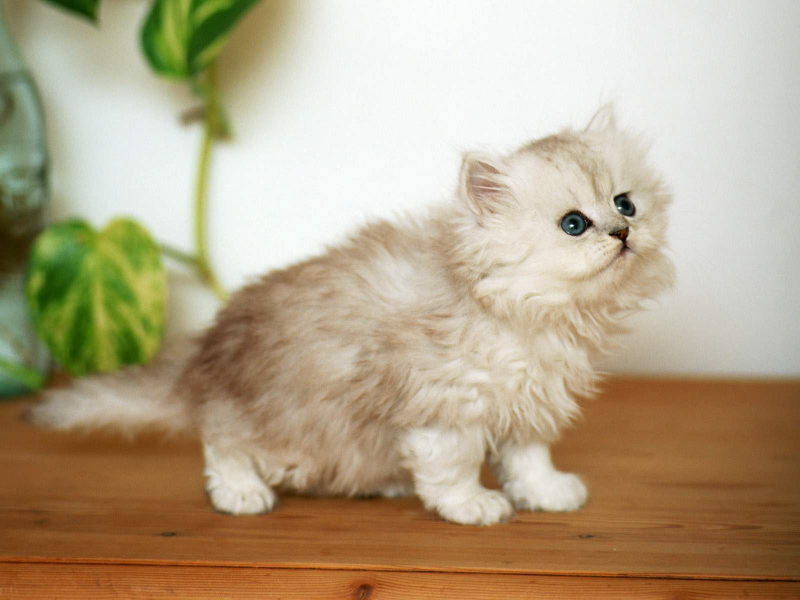
#> input picture cat.jpg, 1600 x 1200 px, found by its file name (shown at 1/2 size)
$ jupyter execute --allow-errors Lab1_Basic_Image_Processing.ipynb   (shell and % lines are left out)
#> lines starting #> are read from the running program, lines starting #| are printed output that depends on the picture
# Getting started with OpenCV
OpenCV is the most widely used framework for computer vision tasks. It supports a wide variety of algorithms related to computer vision and machine learning and it is expanding day-by-day.

The purpose if this exercise is for you to get some hands-on experience with OpenCV by solving some basic image processing tasks.

The best place to start is here: https://opencv24-python-tutorials.readthedocs.io/en/latest/py_tutorials/py_tutorials.html

## Mount your Google Drive
Make a copy of this notebook in your Google Drive. And yes, you need to mount your Drive every time you start working on a notebook.

[cell 1]
from google.colab import drive
drive.mount('/content/gdrive')

## Task 1 - Core operations
You will learn some basic operations with OpenCV.

First, lets download an image to work on:

[cell 2]
import urllib.request

url = "https://github.com/klaverhenrik/Deep-Learing-for-Visual-Recognition-2022/raw/main/data/cat.jpg"
urllib.request.urlretrieve(url,'/content/gdrive/My Drive/cat.jpg')

# Check that the file is in your Drive

[cell 3]
import cv2
import numpy as np
import matplotlib.pyplot as plt
import matplotlib.image as mpimg

### Task 1.1
Load the image from your Drive using OpenCV's imread function (not Pillow!).

Then display the image using Matplotlib (OpenCV's imshow function will not work in a notebook)

[cell 4]
# Read image using OpenCV
img = mpimg.imread("data/cat.jpg")
#> img is the input picture: shape (1200, 1600, 3); mean R, G, B 181, 164.9, 136.8

# Display image using Matplotlib
plt.imshow(img)

### Questions 1.1
1. What is the size of the image?
2. How many color channels does it have?
3. Why do the colors look so weird?

### Tasks 1.2
Run this piece of code:

[cell 5]
b,g,r = cv2.split(img)
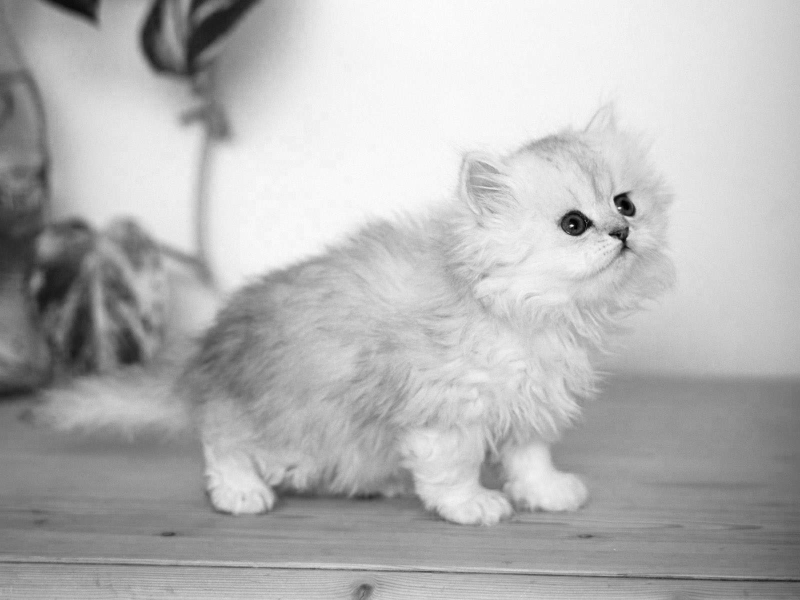
#> b: shape (1200, 1600) (shown at 1/2 size); min 0, max 254, mean 181
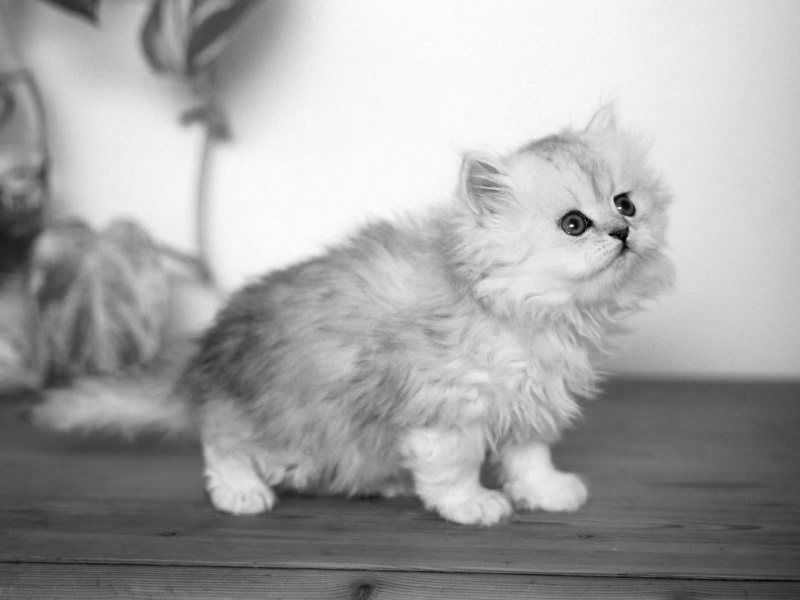
#> g: shape (1200, 1600) (shown at 1/2 size); min 0, max 255, mean 164.9
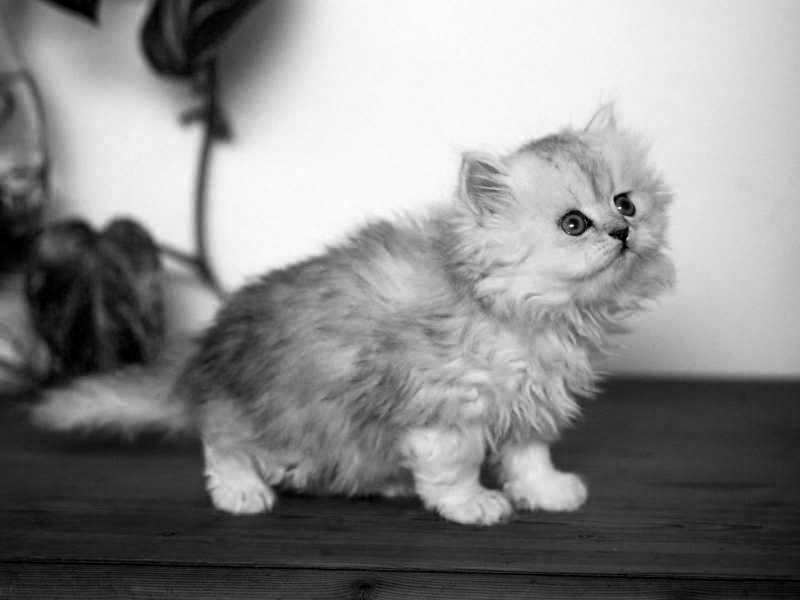
#> r: shape (1200, 1600) (shown at 1/2 size); min 0, max 255, mean 136.8
rgb = cv2.merge((r,g,b))
plt.imshow(rgb)

### Questions 1.2
1. What just happened?

### Task 1.3
Let's do some pixel operations:

(Need help? OpenCV images are simply Numpy arrays. Look under indexing in the Numpy tutorial:
https://github.com/klaverhenrik/Deep-Learing-for-Visual-Recognition-2022/blob/main/Lab1_Tutorial.ipynb)

[cell 6]
img = rgb

# What is the color [b,g,r] of the pixel at location [100,100]?
print("Pixel at position 100, 100: " + str(img[100,100]))
#| Pixel at position 100, 100: [188 199 189]

# Set the color the pixel at location [100,100] to the value [255,255,255]
img[100,100] = [255, 255, 255]
#> img: shape (1200, 1600, 3); mean B, G, R 136.8, 164.9, 181
print("Pixel at position 100, 100 after change: " + str(img[100,100]))
#| Pixel at position 100, 100 after change: [255 255 255]

# Make the color of all pixels in the region [380:480, 710:810] white
img[380:480, 710:810] = [255, 255, 255]
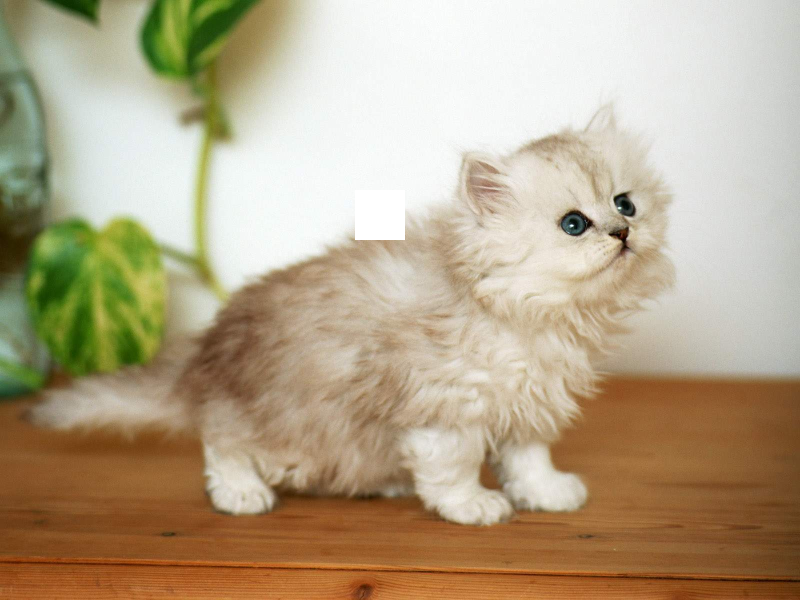
#> img: shape (1200, 1600, 3) (shown at 1/2 size); mean B, G, R 137, 165.1, 181.2

# Display
plt.imshow(cv2.cvtColor(img, cv2.COLOR_BGR2RGB))

### Questions 1.3
1. Where is the origin of the image coordinate system?
2. What is the direction of the first coordinate/axis?
3. What is the direction of the second coordinate/axis?
4. Oh, and what does the function cv2.cvtColor do?

## Task 2
You will learn some basic image processing.

Where to find inspiration:
* https://opencv24-python-tutorials.readthedocs.io/en/latest/py_tutorials/py_core/py_basic_ops/py_basic_ops.html#basic-ops
* https://opencv24-python-tutorials.readthedocs.io/en/latest/py_tutorials/py_imgproc/py_colorspaces/py_colorspaces.html
* https://opencv24-python-tutorials.readthedocs.io/en/latest/py_tutorials/py_imgproc/py_thresholding/py_thresholding.html
* https://opencv24-python-tutorials.readthedocs.io/en/latest/py_tutorials/py_imgproc/py_geometric_transformations/py_geometric_transformations.html
* https://opencv24-python-tutorials.readthedocs.io/en/latest/py_tutorials/py_imgproc/py_contours/py_table_of_contents_contours/py_table_of_contents_contours.html

### Task 2.1
Lets do some simple geometric transformations of the cat image:

[cell 7]
#Reload cat image
img = cv2.imread('data/cat.jpg')

# Convert to grayscale
img = cv2.cvtColor(img, cv2.COLOR_BGR2GRAY)
#> img: shape (1200, 1600)

# Resize img to size 100 by 100
img = cv2.resize(img, (100,100))
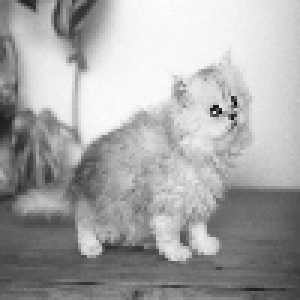
#> img: shape (100, 100) (shown 3 times larger); min 6, max 252, mean 166.7

# Now, rotate the resized image 35 degrees counter clockwise
angle = 35
rows,cols = img.shape
#> rows = 100; cols = 100
M = cv2.getRotationMatrix2D((cols/2,rows/2),angle,1)
img = cv2.warpAffine(img,M,(cols,rows))
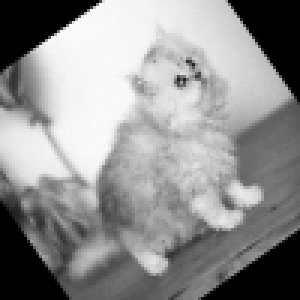
#> img: shape (100, 100) (shown 3 times larger); min 0, max 251, mean 143.9

# Display
plt.imshow(img, cmap='gray')

### Questions 2.1
1. How would you use cv2.resize to scale the image to half the original size?
2. What do you think the matrix M does? Hint: See [here](https://opencv24-python-tutorials.readthedocs.io/en/latest/py_tutorials/py_imgproc/py_geometric_transformations/py_geometric_transformations.html)
3. What happens if you delete cmap='gray' in plt.imshow?

### Task 2.2
Let's try another image:

[cell 8]
import urllib.request

url = "https://github.com/klaverhenrik/Deep-Learing-for-Visual-Recognition-2022/raw/main/data/sudoku.jpg"
urllib.request.urlretrieve(url,'/content/gdrive/My Drive/sudoku.jpg')
#> (this line was passed over: the network is not available in this run)

# Check that the file is in your Drive

Display the image:

[cell 9]
# Load sudoku image
img = cv2.imread('data/sudoku.jpg')

# Convert to grayscale
#> (the rest of this cell did not finish here and is left out)

Do some magic!

#> (a cell that did not finish here is left out)

### Questions 2.2
1. Can you figure out how the coordinates ``pts1`` were selected?
2. What does the transform ``warpPerspective`` do?

### Task 2.3
Suppose, you wanted to detect and recognize the individual numbers from the cells on the sudoku field. A first step towards achieving this could be to

1. make the image binary, such that pixels are either black or white
2. group black pixels into connected clusters (also called connected components)
3. recognize digits by performing some sort of template matching on each component against a database of digits

The first step is called thresholding:

#> (a cell that did not finish here is left out)

### Questions 2.3
1. Explain how thresh1 is calculated
2. Explain how thresh2 is calculated

### Task 2.4
We can use OpenCV findContours to find alle the connected components in a binary image. The algorithm looks for connected white pixels that are connected, so we first have to invert the binary image:

#> (a cell that did not finish here is left out)

Next, let's run findContours and look at the output:

#> (a cell that did not finish here is left out)

### Questions 2.4
``contours`` is a Python list of all the contours in the image.
1. How many contours are there?

#> (a cell that did not finish here is left out)

### Task 2.5
Based on the output of findContours, see if you can generate a new image, containing just the numbers. You should remove the gridlines of the sudoku field, as well as noise.

#> (a cell that did not finish here is left out)

## Task 3
You will learn about image gradients and smoothing.

Where to find inspiration:
* https://opencv24-python-tutorials.readthedocs.io/en/latest/py_tutorials/py_imgproc/py_gradients/py_gradients.html
* https://opencv24-python-tutorials.readthedocs.io/en/latest/py_tutorials/py_imgproc/py_filtering/py_filtering.html
* https://opencv24-python-tutorials.readthedocs.io/en/latest/py_tutorials/py_imgproc/py_canny/py_canny.html

Let's continue working on the sudoku image:

[cell 16]
# Load sudoku image
img = cv2.imread('data/sudoku.jpg')

# Convert to grayscale
#> (the rest of this cell did not finish here and is left out)

### Task 3.1
Recall that in vector calculus, the gradient is a multi-variable generalization of the derivative. Thinking of an image as a 2D function, the gradient at each position (pixel) indicates how much the intensity varies along the X- and Y-direction.

A simple way to approximate the derivate along X and Y is to simply take pixel differences:

#> (a cell that did not finish here is left out)

Plot image intensities (img_float) and derivate (Ix) along row 200.

Also, display Ix again but this time with amplified intensities (using vmin and vmax).

[cell 18]
plt.figure(figsize=(12,12))
#> (the rest of this cell did not finish here and is left out)

### Questions 3.1
1. Explain what you see in the two images above (Ix and Iy)?
2. What is the difference between the two images?
3. Explain what you see in the plot of Ix along row 200 and amplified Ix image? Why is the image so noisy?

1. The two images are just the pixel differences along X and Y. In mathematical terms the output intensity location (x,y) is simply Ix(x,y) = I(x+1,y) - I(x,y). Derivatives can be both positive and negative, shown as bright and dark intensities, respectively.
2. Ix is the derivative along X and is approximatley zero everywhere, except when the intensity changes along the X direction. Same goes for Iy, which is the derivative along Y.
3. The pixel difference is a poor estimator of the derivative, and it is very sensitive to noise.

### Task 3.2
Let's try to smoothen the input image and then recalculate the gradients:

[cell 19]
kernel = np.ones((5,5),np.float32)/25
#> (the rest of this cell did not finish here and is left out)

[cell 20]
plt.figure(figsize=(12,12))
#> (the rest of this cell did not finish here and is left out)

Notice any difference?

### Questions 3.2
1. See if you can figure out how filtering works (see [here](https://opencv24-python-tutorials.readthedocs.io/en/latest/py_tutorials/py_imgproc/py_filtering/py_filtering.html))
2. Why does the filtering smoothen the image?
3. Can you figure out a way to calculate the image gradients using filtering? (Hint: You need to design a filter on your own!)
4. Can you calculate an image that displays the magnitude of the gradient at each pixel location?

## Task 4
You will learn about template matching.

Where to find inspiration:
* https://docs.opencv.org/master/d4/dc6/tutorial_py_template_matching.html

### Task 4.1
Inspect the cat image and create a template by cropping out an image region corresponding to the cat's left eye (your right-hand side). The eye is roughly at ``[380:480, 710:810]``. You may need to fine-tune the cooordinates.

[cell 21]
# Load cat image
bgr = cv2.imread('data/cat.jpg')

# Convert to grayscale
img = cv2.cvtColor(bgr, cv2.COLOR_BGR2GRAY)

# Display
plt.imshow(img, cmap='gray')

# Create template
template = img[400:460, 730:790]
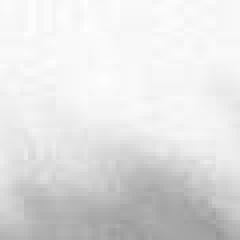
#> template: shape (60, 60) (shown 4 times larger); min 150, max 254, mean 225.1

# Display the image and the template
plt.subplot(121),plt.imshow(img,cmap = 'gray')
plt.title('Input image'), plt.xticks([]), plt.yticks([])
plt.subplot(122);plt.imshow(template, cmap='gray')
plt.title('Template'), plt.xticks([]), plt.yticks([])
plt.show()

### Task 4.2
Your task is to detect the other eye using template matching (i.e., detect cat's right eye by using the left eye as a kind of "search template"). Use this as inspiration:
https://docs.opencv.org/master/d4/dc6/tutorial_py_template_matching.html

Use the TM_CCOEFF_NORMED distance metric.

You may find the ``where`` function af numpy useful: https://docs.scipy.org/doc/numpy/reference/generated/numpy.where.html

[cell 22]
# Apply template Matching
res = cv2.matchTemplate(img,template,cv2.TM_CCOEFF_NORMED)
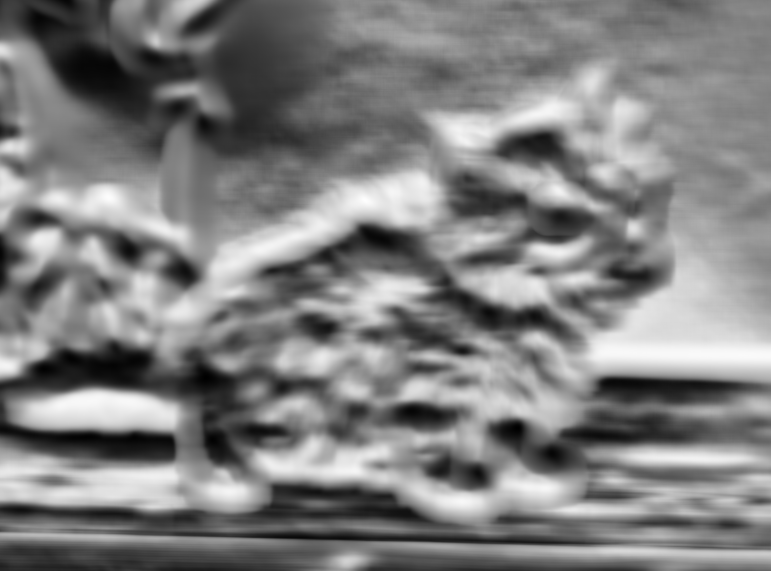
#> res: shape (1141, 1541) float32 (shown at 1/2 size); min -0.92, max 1, mean 0.0431; drawn with min black and max white

# Show result
plt.imshow(res,cmap = 'gray');
plt.title('Output of template matching')
plt.xticks([]);
plt.yticks([]);

The output of matchTemplate is an image, where the intensity reflects the similarity between the template and the underlying portion of the cat image.

The output has high values near both eyes (as expected), because the template looks like an eye.

The next step is to locate the eyes. As a first step, we could threshold the output image and pick only pixels, where the response is higher than a certain threshold.

[cell 23]
# Threshold result
ix = np.where(res>0.6) # Find all indexes where intensity is above threshold
#> ix = 204235 positions, rows 0 to 1127, columns 0 to 1540
res_thresh = np.zeros(res.shape) # New empty image
res_thresh[ix] = res[ix] # Copy pixel values of selected indexes
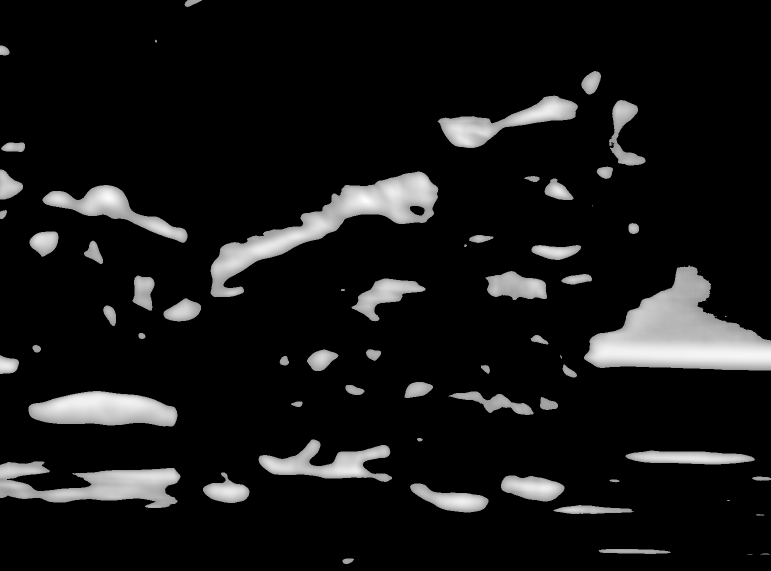
#> res_thresh: shape (1141, 1541) float64 (shown at 1/2 size); min 0, max 1, mean 0.0864

plt.figure(figsize=(12,12))
plt.subplot(121),plt.imshow(res*10,cmap = 'gray')
plt.title('Matching Result'), plt.xticks([]), plt.yticks([])
plt.subplot(122),plt.imshow(res_thresh,cmap = 'gray')
plt.title('Thresholded Result')
plt.xticks([]);
plt.yticks([]);
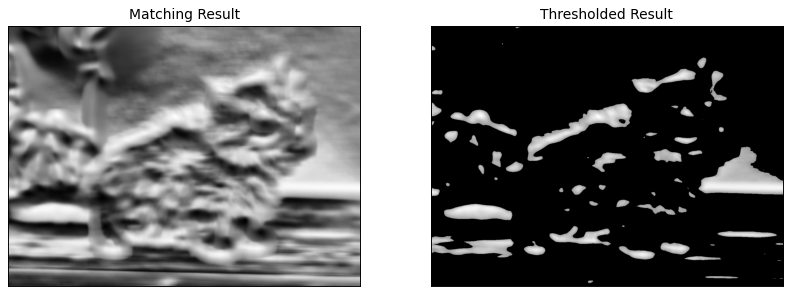
#> figure drawn by matplotlib, 2 panels
